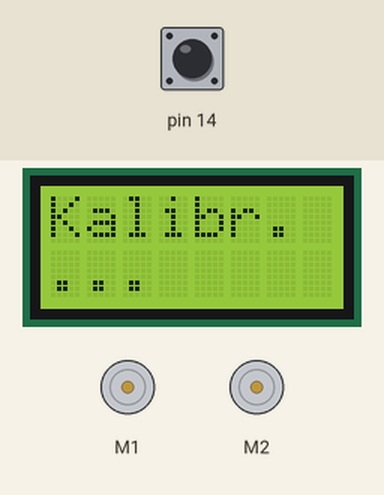
This sketch was run on a simulated Arduino Leonardo, built with avr-gcc and run on an emulated ATmega32U4. Shown: 8×2 character LCD, 2 × DC motor (green arrow = forward, orange = backward, longer = faster). Inputs (shaded band) come from the test bench; at power-on: pin 14 HIGH.

Above: at 0.1 s.
At 11.0 s:
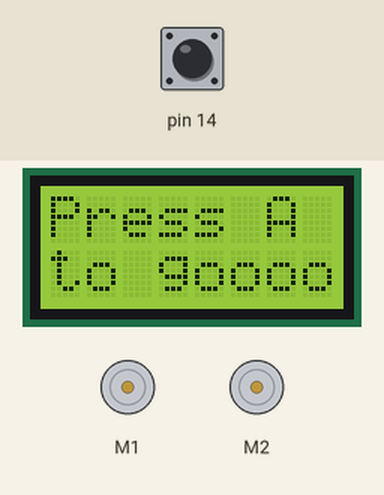
11.1 s: pin 14 pulled LOW for 0.15 s
At 11.8 s:
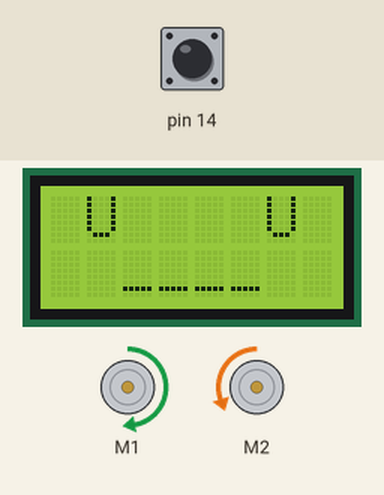
Timing chart, 0 to 14.1 s (numbered marks = the images above; inputs shaded):
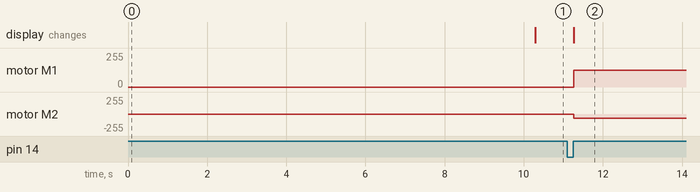

The sketch:

zumo.ino
```cpp
//Hier werden Libraries importiert und globale Variablen deklariert
#include <TimerOne.h>
#include <Wire.h>
#include <Zumo32U4.h>
Zumo32U4Motors motors;
Zumo32U4LCD lcd;
Zumo32U4LineSensors lineSensors;
Zumo32U4Encoders encoders;
Zumo32U4ButtonA buttonA;

//Autoren: Angela Meixner und Dragana Ristic
//Datum: 30.10.2019

//Hier werden Grundeinstellungen vorgenommen und die Sensoren initialisiert
void setup() {
  lineSensors.initFiveSensors();
  calibrateLineSensors();

   //Gesicht auf dem Display des Roboters
   lcd.print(" U    U ");
   lcd.gotoXY(0, 1);
   lcd.print("  ____   ");


}
//Kalibrieren des Zumo
void calibrateLineSensors()
{
 //Während dem Kalibrieren "Kalibriert" auf dem Display anzeigen
 lcd.clear();
 lcd.print(F("Kalibr."));
 for (uint16_t i = 0; i < 400; i++){
 lcd.gotoXY(0, 1);
 lcd.print("...");
 lineSensors.calibrate();
 }

 //Um den Roboter in Bewegung zu bringen, muss "A" gedrückt werden
 lcd.clear();
 lcd.print(F("Press A"));
  lcd.gotoXY(0, 1);
  lcd.print(F("to goooo"));
  buttonA.waitForButton();
  lcd.clear();
}

//Methode regelt, wie sich der Roboter währenddem Fahren verhält
//Während dem Fahren ist das grüne LED eingeschaltet
void loop(){

  uint16_t lineSensorValues[5] = { 0, 0, 0, 0, 0 };
  lineSensors.readCalibrated(lineSensorValues);

  //Wenn Sensor 1 auf Weiss ist und Sensor 3 auf Schwarz, dann geradeaus
  if(lineSensorValues[1] < 400 && lineSensorValues[3] > 400) {
     motors.setLeftSpeed(250);
     motors.setRightSpeed(250);
     ledGreen(1);
  }
  //Wenn Sensor 1 auf Schwarz ist, dann nach links fahren
  else if(lineSensorValues[1] > 400){
     motors.setLeftSpeed(-100);
     motors.setRightSpeed(200);
     ledGreen(1);
  }
  //Wenn Sensor 1 auf Weiss ist und Sensor 3 auf Weiss ist, dann nach links fahren
  else if(lineSensorValues[1] < 400 && lineSensorValues[3] < 400){
     motors.setLeftSpeed(200);
     motors.setRightSpeed(-100);
     ledGreen(1);
  }


}
```

Measured:
- after the input at 11.1 s, motor M1: stopped → forward 127/255 after 0.16 s; motor M2: stopped → backward 63/255 after 0.16 s; the display: changes after 0.16 s (image 2)
